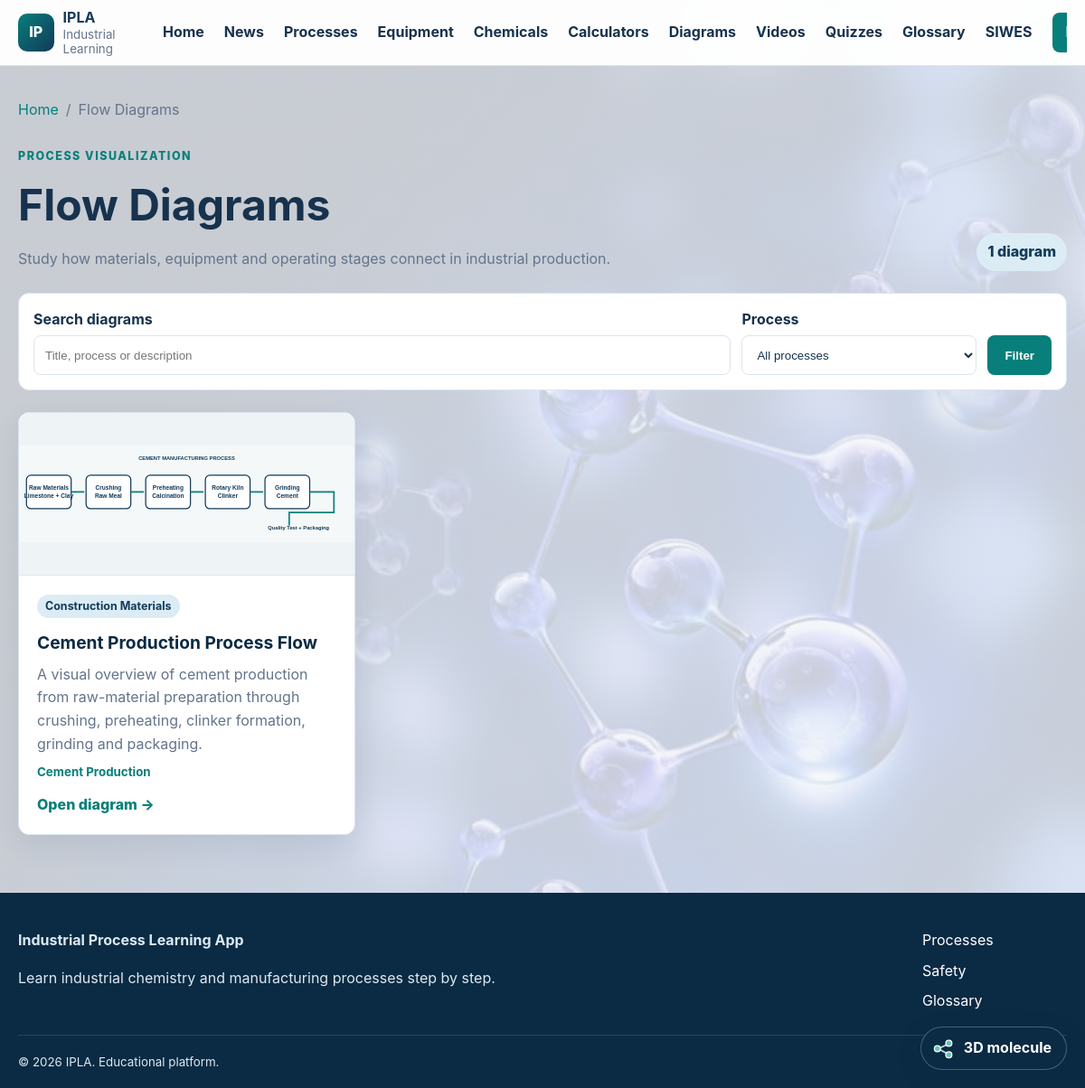
Page /diagrams/index.php on the committed database.
### tables this page shows
CREATE TABLE process_flow_diagrams (
    id BIGINT UNSIGNED AUTO_INCREMENT PRIMARY KEY,
    process_id BIGINT UNSIGNED NOT NULL,
    title VARCHAR(180) NOT NULL,
    diagram_image VARCHAR(255) NOT NULL,
    description TEXT NULL,
    created_at TIMESTAMP NOT NULL DEFAULT CURRENT_TIMESTAMP,
    CONSTRAINT fk_flow_process FOREIGN KEY (process_id) REFERENCES processes(id) ON DELETE CASCADE
);

CREATE TABLE processes (
    id BIGINT UNSIGNED AUTO_INCREMENT PRIMARY KEY,
    title VARCHAR(180) NOT NULL,
    slug VARCHAR(190) NOT NULL UNIQUE,
    category VARCHAR(100) NULL,
    short_description VARCHAR(255) NULL,
    description MEDIUMTEXT NULL,
    featured_image VARCHAR(255) NULL,
    status ENUM('draft','published') NOT NULL DEFAULT 'draft',
    created_by BIGINT UNSIGNED NULL,
    created_at TIMESTAMP NOT NULL DEFAULT CURRENT_TIMESTAMP,
    updated_at TIMESTAMP NOT NULL DEFAULT CURRENT_TIMESTAMP ON UPDATE CURRENT_TIMESTAMP,
    CONSTRAINT fk_processes_creator FOREIGN KEY (created_by) REFERENCES users(id) ON DELETE SET NULL
);

### config/functions.php (called while the page is built, shortened)
<?php
function e(?string $value): string
{
    return htmlspecialchars($value ?? '', ENT_QUOTES | ENT_SUBSTITUTE, 'UTF-8');
}
function url(string $path = ''): string
{
    $path = '/' . ltrim($path, '/');
    return IPLA_BASE_URL === '' ? $path : IPLA_BASE_URL . $path;
}

### diagrams/index.php (the view, shortened to what this page needs)
<?php
require_once dirname(__DIR__) . '/config/database.php';
require_once dirname(__DIR__) . '/config/functions.php';
$query = trim((string) ($_GET['q'] ?? ''));
$sql = 'SELECT d.*,p.title AS process_title,p.category
        FROM process_flow_diagrams d
        JOIN processes p ON p.id=d.process_id
        WHERE p.status="published"';
$parameters = [];
$sql .= ' ORDER BY p.title ASC,d.title ASC';
$statement = $pdo->prepare($sql);
$statement->execute($parameters);
$diagrams = $statement->fetchAll();
require dirname(__DIR__) . '/includes/header.php';
function diagramImageUrl(string $path): string
{
    return url('/' . ltrim($path, '/'));
}
?>
<main id="main-content" class="container module-page">
    <nav class="breadcrumbs" aria-label="Breadcrumb">
        <a href="<?= e(url('/index.php')) ?>">Home</a><span aria-hidden="true">/</span>
        <span>Flow Diagrams</span>
    </nav>
    <header class="module-heading">
        <div>
            <span class="section-kicker">Process visualization</span>
            <h1>Flow Diagrams</h1>
            <p>Study how materials, equipment and operating stages connect in industrial production.</p>
        </div>
        <span class="module-count"><?= count($diagrams) ?> diagram<?= count($diagrams) === 1 ? '' : 's' ?></span>
    </header>
    <form class="process-filter diagram-filter" method="get" action="<?= e(url('/diagrams/index.php')) ?>">
        <div>
            <label for="diagram-search">Search diagrams</label>
            <input class="form-control" id="diagram-search" name="q" type="search"
                   value="<?= e($query) ?>" placeholder="Title, process or description">
        </div>
        <div>
            <label for="diagram-process">Process</label>
            <select class="form-control" id="diagram-process" name="process_id">
                <option value="">All processes</option>
            </select>
        </div>
        <button class="button button-primary" type="submit">Filter</button>
    </form>
    <?php if ($diagrams): ?>
        <div class="diagram-grid">
            <?php foreach ($diagrams as $diagram): ?>
                <article class="card diagram-card">
                    <a class="diagram-preview" href="<?= e(url('/diagrams/view.php?id=' . $diagram['id'])) ?>" aria-label="View <?= e($diagram['title']) ?>">
                        <img src="<?= e(diagramImageUrl($diagram['diagram_image'])) ?>" alt="<?= e($diagram['title']) ?>" loading="lazy">
                    </a>
                    <div class="card-body">
                        <span class="badge"><?= e($diagram['category']) ?></span>
                        <h2><a href="<?= e(url('/diagrams/view.php?id=' . $diagram['id'])) ?>"><?= e($diagram['title']) ?></a></h2>
                        <p><?= e($diagram['description'] ?: 'Explore the process stages and material flow.') ?></p>
                        <small><?= e($diagram['process_title']) ?></small>
                        <a class="text-link" href="<?= e(url('/diagrams/view.php?id=' . $diagram['id'])) ?>">Open diagram →</a>
                    </div>
                </article>
            <?php endforeach; ?>
        </div>
    <?php endif; ?>
</main>
<?php require dirname(__DIR__) . '/includes/footer.php'; ?>

### assets/css/style.css (style rules this page uses)
:root { --navy: #123a5a; --navy-dark: #0b2a43; --teal: #087f7a; --orange: #e6a23c; --sky: #dcecf4; --ink: #17324d; --muted: #64748b; --surface: #ffffff; --background: #f4f7fa; --border: #dce5ec; --success: #1e7e34; --danger: #b42318; --shadow: 0 12px 32px rgba(18, 58, 90, 0.09); --radius: 12px; }
* { box-sizing: border-box; }
html { scroll-behavior: smooth; }
body { margin: 0; font-family: Inter, "Segoe UI", Arial, sans-serif; color: var(--ink); background-color: var(--background); background-image: linear-gradient(rgba(244,247,250,.82), rgba(244,247,250,.82)), var(--page-background-image, url("../images/industrial-chemistry-background.svg")); background-position: center top; background-repeat: no-repeat; background-size: cover; background-attachment: fixed; line-height: 1.6; }
.page-background-6 { --page-background-image: url("../../images/i.jpeg"); }
img { max-width: 100%; height: auto; }
a { color: var(--teal); text-decoration: none; }
.container { width: min(1160px, calc(100% - 32px)); margin-inline: auto; }

### assets/css/components.css (style rules this page uses)
.button { display: inline-flex; align-items: center; justify-content: center; min-height: 44px; padding: 10px 18px; border-radius: 8px; border: 1px solid transparent; font-weight: 750; cursor: pointer; }
.button-primary { color: white !important; background: var(--teal); }
.card { border: 1px solid var(--border); border-radius: var(--radius); background: var(--surface); box-shadow: var(--shadow); }
.card-body { padding: 20px; }
.badge { display: inline-block; padding: 3px 9px; border-radius: 999px; color: var(--navy); background: var(--sky); font-size: .78rem; font-weight: 750; }
.form-control { width: 100%; min-height: 44px; padding: 9px 12px; border: 1px solid var(--border); border-radius: 8px; color: var(--ink); background: white; }
.hero-kicker, .section-kicker { text-transform: uppercase; letter-spacing: .12em; font-size: .78rem; font-weight: 800; }
.section-kicker { color: var(--teal); }
.text-link { font-weight: 800; }
.breadcrumbs { display: flex; flex-wrap: wrap; gap: 8px; margin-bottom: 24px; color: var(--muted); }
.breadcrumbs a { color: var(--teal); }
.module-heading { display: flex; align-items: end; justify-content: space-between; gap: 20px; margin-bottom: 24px; }
.module-heading h1 { margin: 5px 0 8px; font-size: clamp(2rem, 4vw, 3rem); }
.module-heading p { margin: 0; color: var(--muted); }
.module-count { padding: 8px 12px; border-radius: 999px; color: var(--navy); background: var(--sky); font-weight: 800; white-space: nowrap; }
.process-filter { display: grid; grid-template-columns: minmax(0,1fr) 220px auto; align-items: end; gap: 12px; margin-bottom: 24px; padding: 16px; border: 1px solid var(--border); border-radius: var(--radius); background: white; }
.process-filter label { display: block; margin-bottom: 5px; font-weight: 750; }
.module-page { padding-top: 36px; }
.diagram-filter { grid-template-columns: minmax(0,1fr) 260px auto; }
.diagram-grid { display: grid; grid-template-columns: repeat(3,minmax(0,1fr)); gap: 20px; }
.diagram-card { overflow: hidden; }
.diagram-preview { display: block; height: 180px; overflow: hidden; border-bottom: 1px solid var(--border); background: #eef4f6; }
.diagram-preview img,.diagram-viewer img,.diagram-related-card img { width: 100%; height: 100%; object-fit: contain; }
.diagram-card h2 { margin: 12px 0 7px; font-size: 1.2rem; }
.diagram-card h2 a { color: var(--navy-dark); }
.diagram-card p { min-height: 48px; margin: 0 0 8px; color: var(--muted); }
.diagram-card small { display: block; margin-bottom: 12px; color: var(--teal); font-weight: 750; }

### assets/css/responsive-improvements.css (style rules this page uses)
:root { --tap-target: 44px; }
html, body { max-width: 100%; overflow-x: hidden; }
body { -webkit-text-size-adjust: 100%; }
main, .admin-content, .process-content, .equipment-content, .calculator-layout, .profile-layout, .certificates-page, .search-page { min-width: 0; }
textarea, select, input, button { max-width: 100%; }
img, svg { max-width: 100%; }
.button, .nav-toggle, .admin-actions button, .admin-actions select { min-height: var(--tap-target); }
.search-bar, .process-filter, .diagram-filter, .equipment-filter, .video-filter, .quiz-filter, .glossary-filter, .news-filter, .bookmark-filter, .certificate-verification-row { width: 100%; }

### rows in the picture
process_flow_diagrams: diagram_image (picture), process.category "Construction Materials", title "Cement Production Process Flow", description "A visual overview of cement production from raw-material preparation through crushing, preheating, clinker formation, grinding and packaging.", process.title "Cement Production"

### other values in the picture
IPLA_APP_SHORT_NAME "IPLA"
count($diagrams) "1"
IPLA_APP_NAME "Industrial Process Learning App"
